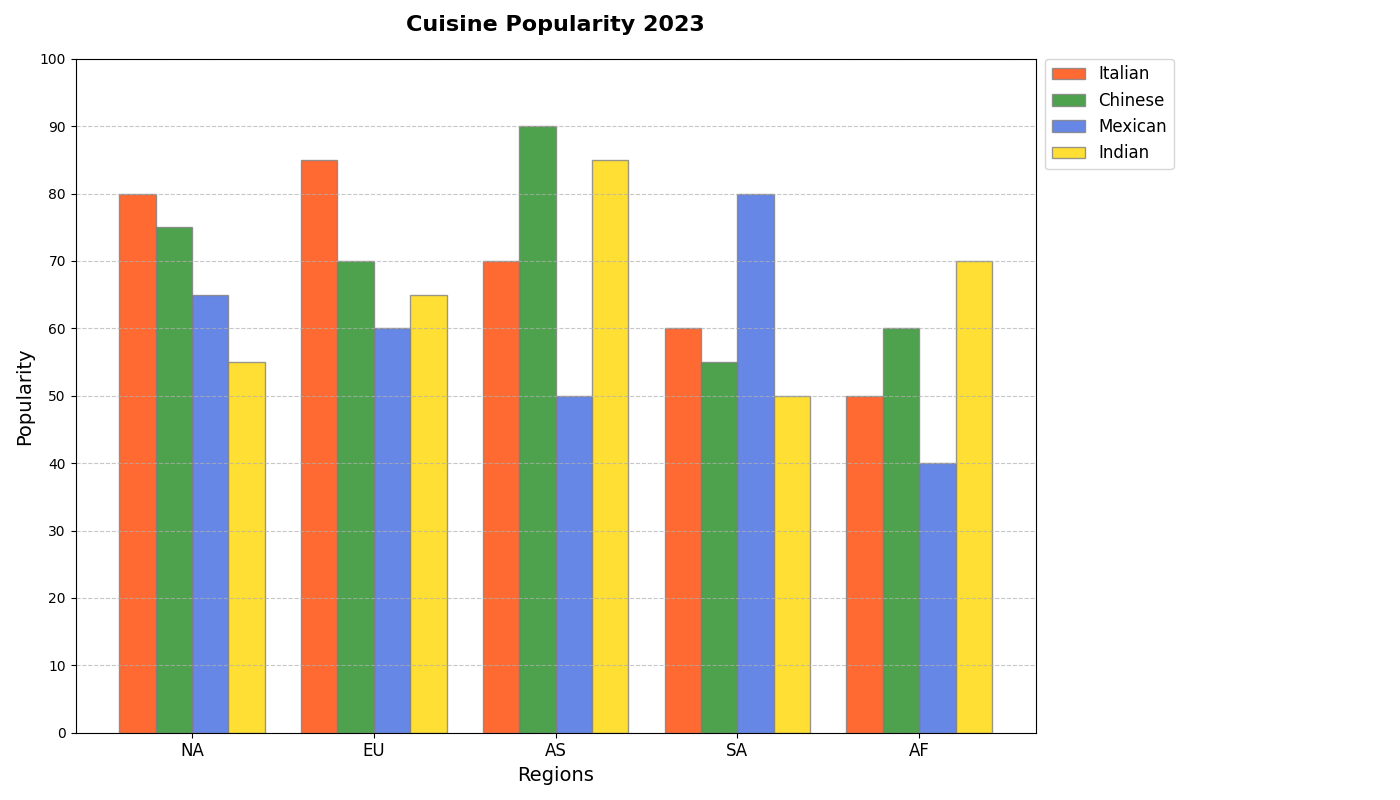

Write Python code to recreate this figure.
import matplotlib.pyplot as plt
import numpy as np

# Data preparation
regions = ['NA', 'EU', 'AS', 'SA', 'AF']
italian_cuisine = [80, 85, 70, 60, 50]
chinese_cuisine = [75, 70, 90, 55, 60]
mexican_cuisine = [65, 60, 50, 80, 40]
indian_cuisine = [55, 65, 85, 50, 70]

cuisines = ['Italian', 'Chinese', 'Mexican', 'Indian']
data = [italian_cuisine, chinese_cuisine, mexican_cuisine, indian_cuisine]
colors = ['#FF4500', '#228B22', '#4169E1', '#FFD700']

fig, ax = plt.subplots(figsize=(14, 8))
bar_width = 0.2
positions = np.arange(len(regions))

for i, (cuisine, popularity) in enumerate(zip(cuisines, data)):
    ax.bar(positions + i * bar_width, popularity, width=bar_width,
           color=colors[i], edgecolor='grey', label=cuisine, alpha=0.8)

# Shortened titles and labels
ax.set_title("Cuisine Popularity 2023", fontsize=16, fontweight='bold', pad=20)
ax.set_xlabel("Regions", fontsize=14)
ax.set_ylabel("Popularity", fontsize=14)

ax.set_xticks(positions + bar_width * 1.5)
ax.set_xticklabels(regions, fontsize=12)

ax.grid(axis='y', linestyle='--', alpha=0.7)
ax.yaxis.set_ticks(np.arange(0, 101, 10))

ax.legend(loc='upper left', fontsize=12, bbox_to_anchor=(1.01, 1), borderaxespad=0.)

plt.tight_layout(rect=[0, 0, 0.85, 1])
plt.show()
